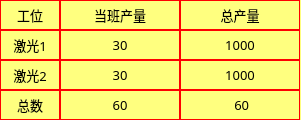
  <widget class="QWidget" name="widget" native="true">
   <property name="geometry">
    <rect>
     <x>340</x>
     <y>-1</y>
     <width>301</width>
     <height>120</height>
    </rect>
   </property>
   <property name="styleSheet">
    <string notr="true">background-color: rgb(255, 255, 127);</string>
   </property>
   <widget class="QLabel" name="label_23">
    <property name="geometry">
     <rect>
      <x>0</x>
      <y>0</y>
      <width>60</width>
      <height>30</height>
     </rect>
    </property>
    <property name="font">
     <font>
      <family>微软雅黑</family>
      <pointsize>10</pointsize>
     </font>
    </property>
    <property name="styleSheet">
     <string notr="true">QLabel{
     border-width: 1px;
     border-style: solid;
     border-color: rgb(255, 0, 0);
}</string>
    </property>
    <property name="text">
     <string>工位</string>
    </property>
    <property name="alignment">
     <set>Qt::AlignCenter</set>
    </property>
   </widget>
   <widget class="QLabel" name="label_24">
    <property name="geometry">
     <rect>
      <x>0</x>
      <y>30</y>
      <width>60</width>
      <height>30</height>
     </rect>
    </property>
    <property name="font">
     <font>
      <family>微软雅黑</family>
      <pointsize>10</pointsize>
     </font>
    </property>
    <property name="styleSheet">
     <string notr="true">QLabel{
     border-width: 1px;
     border-style: solid;
     border-color: rgb(255, 0, 0);
}</string>
    </property>
    <property name="text">
     <string>激光1</string>
    </property>
    <property name="alignment">
     <set>Qt::AlignCenter</set>
    </property>
   </widget>
   <widget class="QLabel" name="label_25">
    <property name="geometry">
     <rect>
      <x>0</x>
      <y>60</y>
      <width>60</width>
      <height>30</height>
     </rect>
    </property>
    <property name="font">
     <font>
      <family>微软雅黑</family>
      <pointsize>10</pointsize>
     </font>
    </property>
    <property name="styleSheet">
     <string notr="true">QLabel{
     border-width: 1px;
     border-style: solid;
     border-color: rgb(255, 0, 0);
}</string>
    </property>
    <property name="text">
     <string>激光2</string>
    </property>
    <property name="alignment">
     <set>Qt::AlignCenter</set>
    </property>
   </widget>
   <widget class="QLabel" name="label_26">
    <property name="geometry">
     <rect>
      <x>0</x>
      <y>90</y>
      <width>60</width>
      <height>30</height>
     </rect>
    </property>
    <property name="font">
     <font>
      <family>微软雅黑</family>
      <pointsize>10</pointsize>
     </font>
    </property>
    <property name="styleSheet">
     <string notr="true">QLabel{
     border-width: 1px;
     border-style: solid;
     border-color: rgb(255, 0, 0);
}</string>
    </property>
    <property name="text">
     <string>总数</string>
    </property>
    <property name="alignment">
     <set>Qt::AlignCenter</set>
    </property>
   </widget>
   <widget class="QLabel" name="LB_Laser1CurYield">
    <property name="geometry">
     <rect>
      <x>60</x>
      <y>30</y>
      <width>120</width>
      <height>30</height>
     </rect>
    </property>
    <property name="font">
     <font>
      <family>微软雅黑</family>
      <pointsize>10</pointsize>
     </font>
    </property>
    <property name="styleSheet">
     <string notr="true">QLabel{
     border-width: 1px;
     border-style: solid;
     border-color: rgb(255, 0, 0);
}</string>
    </property>
    <property name="text">
     <string>30</string>
    </property>
    <property name="alignment">
     <set>Qt::AlignCenter</set>
    </property>
   </widget>
   <widget class="QLabel" name="label_28">
    <property name="geometry">
     <rect>
      <x>60</x>
      <y>0</y>
      <width>120</width>
      <height>30</height>
     </rect>
    </property>
    <property name="font">
     <font>
      <family>微软雅黑</family>
      <pointsize>10</pointsize>
     </font>
    </property>
    <property name="styleSheet">
     <string notr="true">QLabel{
     border-width: 1px;
     border-style: solid;
     border-color: rgb(255, 0, 0);
}</string>
    </property>
    <property name="text">
     <string>当班产量</string>
    </property>
    <property name="alignment">
     <set>Qt::AlignCenter</set>
    </property>
   </widget>
   <widget class="QLabel" name="LB_Laser2CurYield">
    <property name="geometry">
     <rect>
      <x>60</x>
      <y>60</y>
      <width>120</width>
      <height>30</height>
     </rect>
    </property>
    <property name="font">
     <font>
      <family>微软雅黑</family>
      <pointsize>10</pointsize>
     </font>
    </property>
    <property name="styleSheet">
     <string notr="true">QLabel{
     border-width: 1px;
     border-style: solid;
     border-color: rgb(255, 0, 0);
}</string>
    </property>
    <property name="text">
     <string>30</string>
    </property>
    <property name="alignment">
     <set>Qt::AlignCenter</set>
    </property>
   </widget>
   <widget class="QLabel" name="LB_LaserCurSumYield">
    <property name="geometry">
     <rect>
      <x>60</x>
      <y>90</y>
      <width>120</width>
      <height>30</height>
     </rect>
    </property>
    <property name="font">
     <font>
      <family>微软雅黑</family>
      <pointsize>10</pointsize>
     </font>
    </property>
    <property name="styleSheet">
     <string notr="true">QLabel{
     border-width: 1px;
     border-style: solid;
     border-color: rgb(255, 0, 0);
}</string>
    </property>
    <property name="text">
     <string>60</string>
    </property>
    <property name="alignment">
     <set>Qt::AlignCenter</set>
    </property>
   </widget>
   <widget class="QLabel" name="LB_Laser1SumYield">
    <property name="geometry">
     <rect>
      <x>180</x>
      <y>30</y>
      <width>120</width>
      <height>30</height>
     </rect>
    </property>
    <property name="font">
     <font>
      <family>微软雅黑</family>
      <pointsize>10</pointsize>
     </font>
    </property>
    <property name="styleSheet">
     <string notr="true">QLabel{
     border-width: 1px;
     border-style: solid;
     border-color: rgb(255, 0, 0);
}</string>
    </property>
    <property name="text">
     <string>1000</string>
    </property>
    <property name="alignment">
     <set>Qt::AlignCenter</set>
    </property>
   </widget>
   <widget class="QLabel" name="LB_Laser2SumYield">
    <property name="geometry">
     <rect>
      <x>180</x>
      <y>60</y>
      <width>120</width>
      <height>30</height>
     </rect>
    </property>
    <property name="font">
     <font>
      <family>微软雅黑</family>
      <pointsize>10</pointsize>
     </font>
    </property>
    <property name="styleSheet">
     <string notr="true">QLabel{
     border-width: 1px;
     border-style: solid;
     border-color: rgb(255, 0, 0);
}</string>
    </property>
    <property name="text">
     <string>1000</string>
    </property>
    <property name="alignment">
     <set>Qt::AlignCenter</set>
    </property>
   </widget>
   <widget class="QLabel" name="label_33">
    <property name="geometry">
     <rect>
      <x>180</x>
      <y>0</y>
      <width>120</width>
      <height>30</height>
     </rect>
    </property>
    <property name="font">
     <font>
      <family>微软雅黑</family>
      <pointsize>10</pointsize>
     </font>
    </property>
    <property name="styleSheet">
     <string notr="true">QLabel{
     border-width: 1px;
     border-style: solid;
     border-color: rgb(255, 0, 0);
}</string>
    </property>
    <property name="text">
     <string>总产量</string>
    </property>
    <property name="alignment">
     <set>Qt::AlignCenter</set>
    </property>
   </widget>
   <widget class="QLabel" name="LB_LaserSumYield">
    <property name="geometry">
     <rect>
      <x>180</x>
      <y>90</y>
      <width>120</width>
      <height>30</height>
     </rect>
    </property>
    <property name="font">
     <font>
      <family>微软雅黑</family>
      <pointsize>10</pointsize>
     </font>
    </property>
    <property name="styleSheet">
     <string notr="true">QLabel{
     border-width: 1px;
     border-style: solid;
     border-color: rgb(255, 0, 0);
}</string>
    </property>
    <property name="text">
     <string> 60</string>
    </property>
    <property name="alignment">
     <set>Qt::AlignCenter</set>
    </property>
   </widget>
   <zorder>label_28</zorder>
   <zorder>label_33</zorder>
   <zorder>LB_Laser1CurYield</zorder>
   <zorder>LB_Laser1SumYield</zorder>
   <zorder>LB_Laser2SumYield</zorder>
   <zorder>label_25</zorder>
   <zorder>LB_Laser2CurYield</zorder>
   <zorder>LB_LaserCurSumYield</zorder>
   <zorder>label_24</zorder>
   <zorder>LB_LaserSumYield</zorder>
   <zorder>label_26</zorder>
   <zorder>label_23</zorder>
  </widget>
